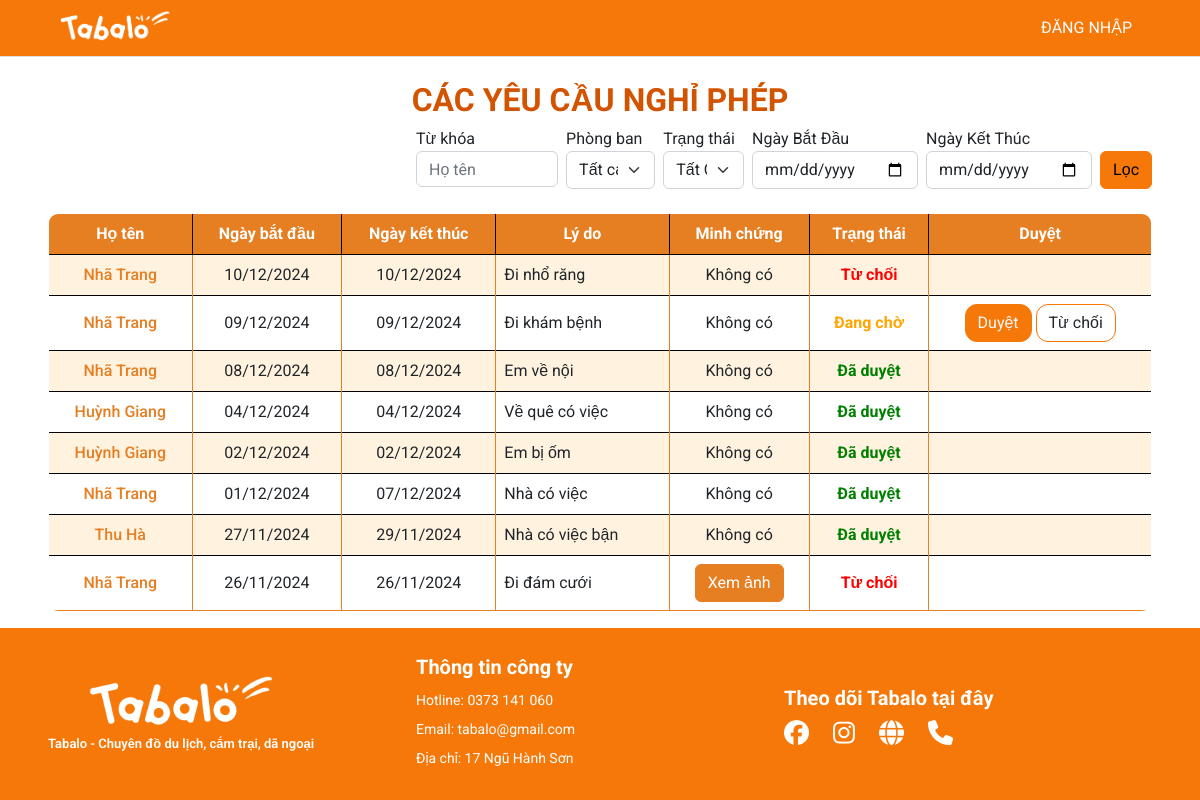
/management/dayoff/, run on an earlier commit of the app's database.
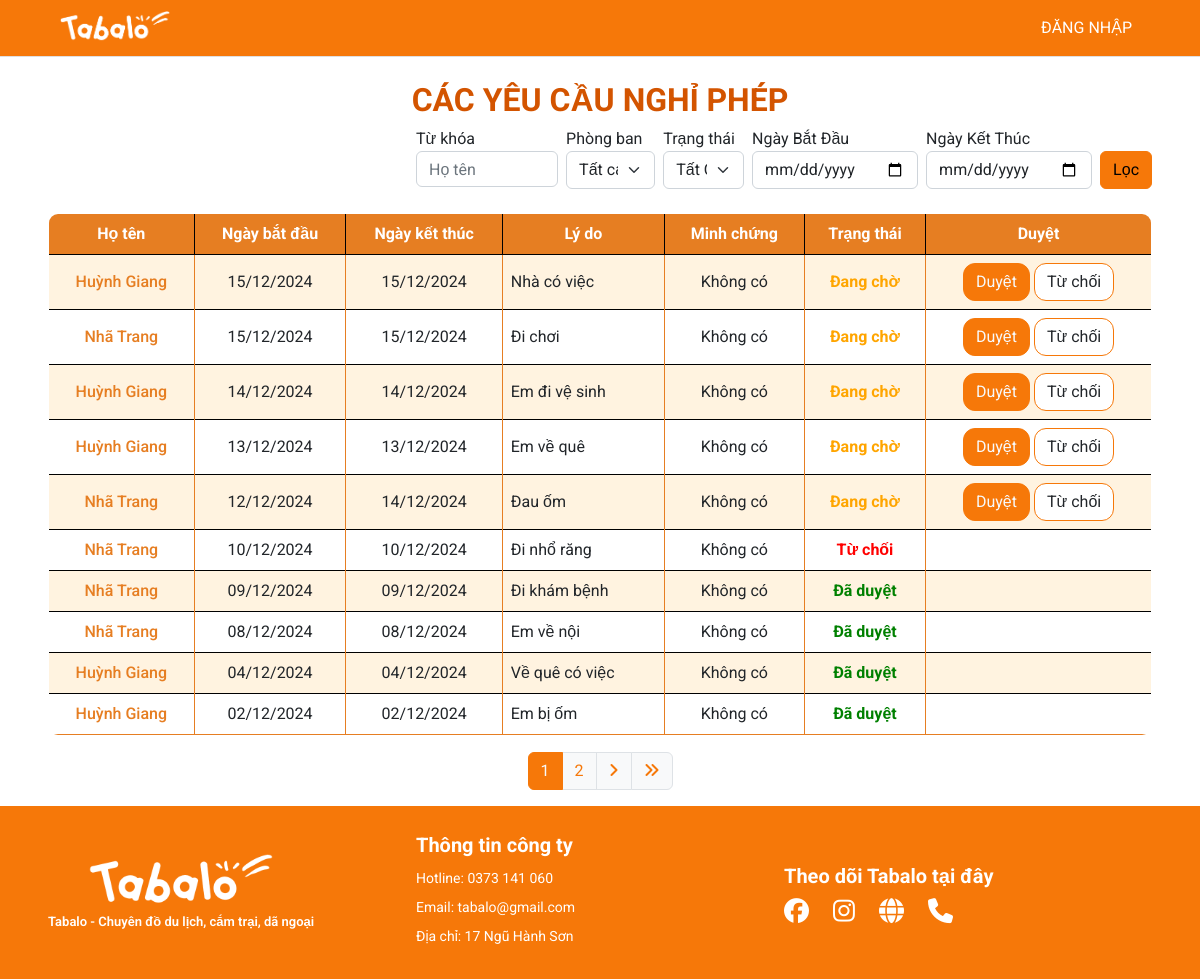
And on a later commit of the database.
### myapp/models.py (models this page shows, shortened)
class DayOffRequest(models.Model):
    STATUS_CHOICES = [
        ('pending', 'Pending'),
        ('approved', 'Approved'),
        ('rejected', 'Rejected'),
    ]
    user = models.ForeignKey(User, on_delete=models.CASCADE)
    start_date = models.DateField()
    end_date = models.DateField()
    reason = models.TextField()
    status = models.CharField(max_length=10, choices=STATUS_CHOICES, default='pending')
    image = models.ImageField(upload_to='uploads/', blank=True, null=True)

### management/views.py (the view, shortened to what this page needs)
# urls.py: path('dayoff/', views.admin_review_requests, name='dayoff'),
def admin_review_requests(request):
    title = 'Đơn nghỉ phép'
    requests = DayOffRequest.objects.order_by('-start_date')
    status = request.GET.get('status', '')
    start_date = request.GET.get('start-date', '')
    end_date = request.GET.get('end-date', '')
    keyword = request.GET.get('keyword', '')
    if keyword:
        requests = requests.filter(user__username__icontains=keyword)
    dpm_req = request.GET.get('dpm', '')
    if dpm_req and dpm_req != "Tất cả":
        requests = requests.filter(user__profile__position__department__name=dpm_req)
    if start_date and end_date:
      requests = requests.filter(start_date__range=[start_date, end_date])
    elif start_date:
      requests = requests.filter(start_date__range=[start_date, datetime.now().date()])
    elif end_date:
      requests = requests.filter(start_date__range=[datetime.now().date(), end_date])
    paginator = Paginator(requests, 10)
    page_number = request.GET.get('page', '')
    try:
      page_obj = paginator.get_page(page_number)
    except PageNotAnInteger:
      page_obj = paginator.page(1)
    except EmptyPage:
      page_obj = paginator.page(paginator.num_pages)
    query_params = request.GET.copy()
    if 'page' in query_params:
      query_params.pop('page')
    context = {'title': title,
               'start_date': start_date,
               'end_date': end_date,
               'status': status,
               'page_obj': page_obj,
               'query_params': query_params.urlencode(),
               'dpm_req': dpm_req,
               'dpms': Department.objects.all(),
               }
    return render(request, 'pages/admin_review_requests.html', context)

### management/context_processors.py (called while the page is built)
def pending_dayoff(request):
  count_pending = DayOffRequest.objects.filter(status='pending').count()
  return {'count_pending': count_pending}

def pending_letter(request):
    count_letter_pending = Letter.objects.filter(status='Đang xử lý').count()
    return {'count_letter_pending': count_letter_pending}

### templates/pages/admin_review_requests.html (shortened to what this page needs)
{% extends '../layouts/base.html' %}
{% load static %}
{% block main %}
<link rel="stylesheet" href="{% static 'styles/table.css' %}">
<br>
<h1 style="text-align: center; font-size: 2rem; font-weight: bold; color: #D35400;">CÁC YÊU CẦU NGHỈ PHÉP</h1>
{% include 'partials/filter_dayoff.html' %}
<br>
<table class="table table-hover table-bordered custom-border" style="border-radius: 10px; overflow: hidden;">
  <thead class="bg-tab text-white" style="background-color: #E67E22;">
    <tr>
      <th scope="col" class="text-center" >Họ tên</th>
      <th scope="col" class="text-center" >Ngày bắt đầu</th>
      <th scope="col" class="text-center" >Ngày kết thúc</th>
      <th scope="col" class="text-center" >Lý do</th>
      <th scope="col" class="text-center" >Minh chứng</th>
      <th scope="col" class="text-center" >Trạng thái</th>
      <th scope="col" class="text-center" >Duyệt</th>
    </tr>
  </thead>
  <tbody>
    {% for rq in page_obj %}
      <tr class="table-row">
        <td class="text-center align-middle border-cell">
          <a href="/profile/{{rq.user.username}}/" class="link-highlight">{{ rq.user.first_name }} {{ rq.user.last_name }}</a>
        <td class="text-center align-middle border-cell">{{ rq.start_date|date:"d/m/Y" }}</td>
        <td class="text-center align-middle border-cell">{{ rq.end_date|date:"d/m/Y" }}</td>
        <td class="align-middle border-cell">{{ rq.reason }}</td>
        <td class="text-center align-middle border-cell">
          {% if rq.image %}
          <a href="{{ rq.image.url }}" target="_blank" style="text-decoration: none;">
            <button class="btn btn-secondary" style="background-color: #E67E22; border-color: #E67E22; color: white;">
              Xem ảnh
            </button>
          </a>
          {% else %}
          <span>Không có</span>
          {% endif %}
        </td>
        <td class="text-center align-middle border-cell">
          {% if rq.status == 'approved' %}
          <span style="color: green; font-weight: bold;">Đã duyệt</span>
          {% elif rq.status == 'pending' %}
          <span style="color: orange; font-weight: bold;">Đang chờ</span>
          {% else %}
          <span style="color: red; font-weight: bold;">Từ chối</span>
          {% endif %}
        </td>
        <td class="border-cell">
          {% if rq.status == 'pending' %}
          <form method="post">
            <center>
              <button class="btn bg-btn text-light" name="accept" value="{{ rq.id }}">Duyệt</button>
              <button class="btn bg-btn-light" name="refuse" value="{{ rq.id }}">Từ chối</button>
            </center>
          </form>
          {% endif %}
        </td>
      </tr>
    {% endfor %}
  </tbody>
</table>
{% include 'partials/paginator.html' %}
{% endblock %}

What changed in the data, as far as the page shows it:
no longer on this page (row unchanged): DayOffRequest: user.first_name "Nhã", user.last_name "Trang", start_date "01/12/2024", end_date "07/12/2024", reason "Nhà có việc", image "Không có", status "Đã duyệt"
no longer on this page (row unchanged): DayOffRequest: user.first_name "Thu", user.last_name "Hà", start_date "27/11/2024", end_date "29/11/2024", reason "Nhà có việc bận", image "Không có", status "Đã duyệt"
no longer on this page (row unchanged): DayOffRequest: user.first_name "Nhã", user.last_name "Trang", start_date "26/11/2024", end_date "26/11/2024", reason "Đi đám cưới", status "Từ chối"
added DayOffRequest: user.first_name "Huỳnh", user.last_name "Giang", start_date "15/12/2024", end_date "15/12/2024", reason "Nhà có việc", image "Không có", status "Đang chờ", {{ rq.id }} 19 (drawn)
added DayOffRequest: user.first_name "Nhã", user.last_name "Trang", start_date "15/12/2024", end_date "15/12/2024", reason "Đi chơi", image "Không có", status "Đang chờ", {{ rq.id }} 20 (drawn)
added DayOffRequest: user.first_name "Huỳnh", user.last_name "Giang", start_date "14/12/2024", end_date "14/12/2024", reason "Em đi vệ sinh", image "Không có", status "Đang chờ", {{ rq.id }} 18 (drawn)
added DayOffRequest: user.first_name "Huỳnh", user.last_name "Giang", start_date "13/12/2024", end_date "13/12/2024", reason "Em về quê", image "Không có", status "Đang chờ", {{ rq.id }} 17 (drawn)
added DayOffRequest: user.first_name "Nhã", user.last_name "Trang", start_date "12/12/2024", end_date "14/12/2024", reason "Đau ốm", image "Không có", status "Đang chờ", {{ rq.id }} 16 (drawn)
changed DayOffRequest "Đi khám bệnh": status "Đang chờ Duyệt Từ chối" → "Đã duyệt"
Also different on the page:
new list line: "1"
new list line: "2"
